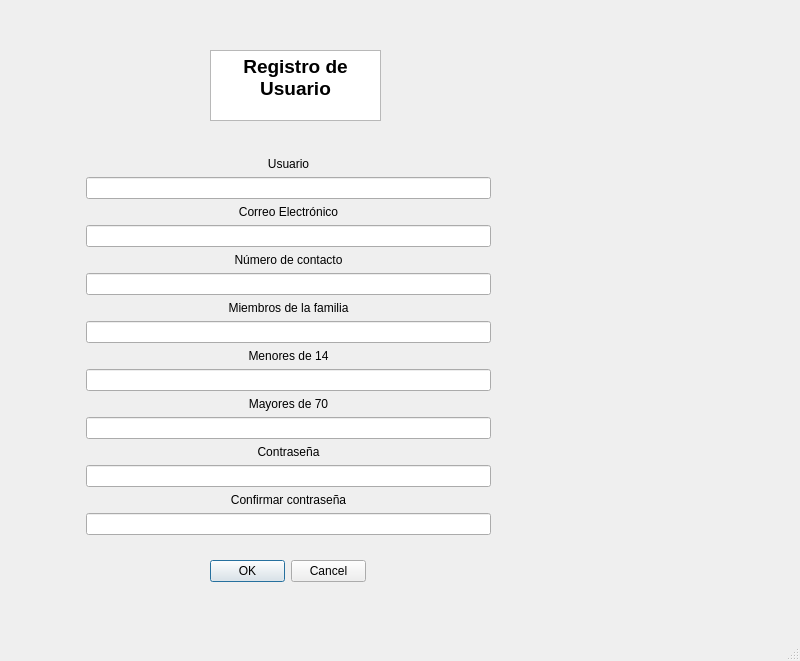
<?xml version="1.0" encoding="UTF-8"?>
<ui version="4.0">
 <class>MainWindow</class>
 <widget class="QMainWindow" name="MainWindow">
  <property name="geometry">
   <rect>
    <x>0</x>
    <y>0</y>
    <width>800</width>
    <height>661</height>
   </rect>
  </property>
  <property name="windowTitle">
   <string>MainWindow</string>
  </property>
  <widget class="QWidget" name="centralwidget">
   <widget class="QWidget" name="formLayoutWidget">
    <property name="geometry">
     <rect>
      <x>80</x>
      <y>140</y>
      <width>411</width>
      <height>411</height>
     </rect>
    </property>
    <layout class="QFormLayout" name="formLayout">
     <property name="formAlignment">
      <set>Qt::AlignCenter</set>
     </property>
     <item row="0" column="1">
      <widget class="QLabel" name="usuarioLabel">
       <property name="text">
        <string>Usuario</string>
       </property>
       <property name="alignment">
        <set>Qt::AlignCenter</set>
       </property>
      </widget>
     </item>
     <item row="1" column="1">
      <widget class="QLineEdit" name="usuarioLineEdit">
       <property name="text">
        <string/>
       </property>
       <property name="alignment">
        <set>Qt::AlignCenter</set>
       </property>
      </widget>
     </item>
     <item row="2" column="1">
      <widget class="QLabel" name="correoElectronicoLabel">
       <property name="text">
        <string>Correo Electrónico</string>
       </property>
       <property name="alignment">
        <set>Qt::AlignCenter</set>
       </property>
      </widget>
     </item>
     <item row="3" column="1">
      <widget class="QLineEdit" name="correoElectronicoLineEdit">
       <property name="alignment">
        <set>Qt::AlignCenter</set>
       </property>
      </widget>
     </item>
     <item row="12" column="1">
      <widget class="QLabel" name="contrasenaLabel">
       <property name="text">
        <string>Contraseña</string>
       </property>
       <property name="alignment">
        <set>Qt::AlignCenter</set>
       </property>
      </widget>
     </item>
     <item row="13" column="1">
      <widget class="QLineEdit" name="contrasenaLineEdit">
       <property name="text">
        <string/>
       </property>
       <property name="echoMode">
        <enum>QLineEdit::Password</enum>
       </property>
       <property name="alignment">
        <set>Qt::AlignCenter</set>
       </property>
      </widget>
     </item>
     <item row="14" column="1">
      <widget class="QLabel" name="confContrasenaLabel">
       <property name="text">
        <string>Confirmar contraseña</string>
       </property>
       <property name="alignment">
        <set>Qt::AlignCenter</set>
       </property>
      </widget>
     </item>
     <item row="15" column="1">
      <widget class="QLineEdit" name="confContrasenaLineEdit">
       <property name="text">
        <string/>
       </property>
       <property name="echoMode">
        <enum>QLineEdit::Password</enum>
       </property>
       <property name="alignment">
        <set>Qt::AlignCenter</set>
       </property>
      </widget>
     </item>
     <item row="4" column="1">
      <widget class="QLabel" name="numContactLabel">
       <property name="text">
        <string>Número de contacto</string>
       </property>
       <property name="alignment">
        <set>Qt::AlignCenter</set>
       </property>
      </widget>
     </item>
     <item row="5" column="1">
      <widget class="QLineEdit" name="numContactLineEdit">
       <property name="alignment">
        <set>Qt::AlignCenter</set>
       </property>
      </widget>
     </item>
     <item row="7" column="1">
      <widget class="QLineEdit" name="numFamLineEdit">
       <property name="alignment">
        <set>Qt::AlignCenter</set>
       </property>
      </widget>
     </item>
     <item row="6" column="1">
      <widget class="QLabel" name="numFamLabel">
       <property name="text">
        <string>Miembros de la familia</string>
       </property>
       <property name="alignment">
        <set>Qt::AlignCenter</set>
       </property>
      </widget>
     </item>
     <item row="8" column="1">
      <widget class="QLabel" name="label">
       <property name="text">
        <string>Menores de 14</string>
       </property>
       <property name="alignment">
        <set>Qt::AlignCenter</set>
       </property>
      </widget>
     </item>
     <item row="9" column="1">
      <widget class="QLineEdit" name="lineEdit">
       <property name="alignment">
        <set>Qt::AlignCenter</set>
       </property>
      </widget>
     </item>
     <item row="11" column="1">
      <widget class="QLineEdit" name="lineEdit_2">
       <property name="alignment">
        <set>Qt::AlignCenter</set>
       </property>
      </widget>
     </item>
     <item row="10" column="1">
      <widget class="QLabel" name="label_2">
       <property name="text">
        <string>Mayores de 70</string>
       </property>
       <property name="alignment">
        <set>Qt::AlignCenter</set>
       </property>
      </widget>
     </item>
    </layout>
   </widget>
   <widget class="QDialogButtonBox" name="buttonBox">
    <property name="geometry">
     <rect>
      <x>210</x>
      <y>560</y>
      <width>156</width>
      <height>23</height>
     </rect>
    </property>
    <property name="standardButtons">
     <set>QDialogButtonBox::Cancel|QDialogButtonBox::Ok</set>
    </property>
   </widget>
   <widget class="QTextEdit" name="textEdit">
    <property name="geometry">
     <rect>
      <x>210</x>
      <y>50</y>
      <width>171</width>
      <height>71</height>
     </rect>
    </property>
    <property name="html">
     <string>&lt;!DOCTYPE HTML PUBLIC &quot;-//W3C//DTD HTML 4.0//EN&quot; &quot;http://www.w3.org/TR/REC-html40/strict.dtd&quot;&gt;
&lt;html&gt;&lt;head&gt;&lt;meta name=&quot;qrichtext&quot; content=&quot;1&quot; /&gt;&lt;style type=&quot;text/css&quot;&gt;
p, li { white-space: pre-wrap; }
&lt;/style&gt;&lt;/head&gt;&lt;body style=&quot; font-family:'MS Shell Dlg 2'; font-size:7.8pt; font-weight:400; font-style:normal;&quot;&gt;
&lt;p align=&quot;center&quot; style=&quot; margin-top:0px; margin-bottom:0px; margin-left:0px; margin-right:0px; -qt-block-indent:0; text-indent:0px;&quot;&gt;&lt;span style=&quot; font-size:14pt; font-weight:600;&quot;&gt;Registro de Usuario&lt;/span&gt;&lt;/p&gt;&lt;/body&gt;&lt;/html&gt;</string>
    </property>
   </widget>
  </widget>
  <widget class="QMenuBar" name="menubar">
   <property name="geometry">
    <rect>
     <x>0</x>
     <y>0</y>
     <width>800</width>
     <height>26</height>
    </rect>
   </property>
  </widget>
  <widget class="QStatusBar" name="statusbar"/>
 </widget>
 <resources/>
 <connections/>
</ui>
